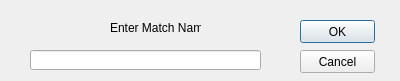
<?xml version="1.0" encoding="UTF-8"?>
<ui version="4.0">
 <class>AddMatchDialog</class>
 <widget class="QDialog" name="AddMatchDialog">
  <property name="geometry">
   <rect>
    <x>0</x>
    <y>0</y>
    <width>400</width>
    <height>81</height>
   </rect>
  </property>
  <property name="windowTitle">
   <string>Dialog</string>
  </property>
  <widget class="QLineEdit" name="lineEdit">
   <property name="geometry">
    <rect>
     <x>30</x>
     <y>50</y>
     <width>231</width>
     <height>20</height>
    </rect>
   </property>
  </widget>
  <widget class="QLabel" name="label">
   <property name="geometry">
    <rect>
     <x>110</x>
     <y>20</y>
     <width>91</width>
     <height>16</height>
    </rect>
   </property>
   <property name="text">
    <string>Enter Match Name</string>
   </property>
  </widget>
  <widget class="QPushButton" name="okButton">
   <property name="geometry">
    <rect>
     <x>300</x>
     <y>20</y>
     <width>75</width>
     <height>23</height>
    </rect>
   </property>
   <property name="text">
    <string>OK</string>
   </property>
  </widget>
  <widget class="QPushButton" name="cancelButton">
   <property name="geometry">
    <rect>
     <x>300</x>
     <y>50</y>
     <width>75</width>
     <height>23</height>
    </rect>
   </property>
   <property name="text">
    <string>Cancel</string>
   </property>
  </widget>
 </widget>
 <resources/>
 <connections/>
</ui>
